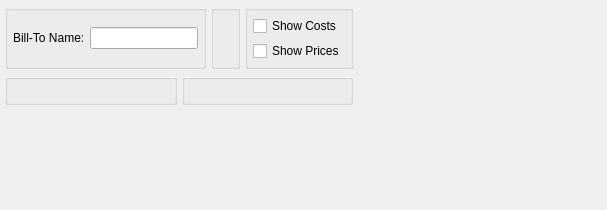
<?xml version="1.0" encoding="UTF-8"?>
<ui version="4.0">
 <comment>This file is part of the xTuple ERP: PostBooks Edition, a free and
open source Enterprise Resource Planning software suite,
Copyright (c) 1999-2010 by OpenMFG LLC, d/b/a xTuple.
It is licensed to you under the Common Public Attribution License
version 1.0, the full text of which (including xTuple-specific Exhibits)
is available at www.xtuple.com/CPAL.  By using this software, you agree
to be bound by its terms.</comment>
 <class>dspSalesHistoryByBilltoName</class>
 <widget class="QWidget" name="dspSalesHistoryByBilltoName">
  <property name="geometry">
   <rect>
    <x>0</x>
    <y>0</y>
    <width>607</width>
    <height>210</height>
   </rect>
  </property>
  <property name="windowTitle">
   <string>Sales History by Bill-To Name</string>
  </property>
  <layout class="QHBoxLayout" name="horizontalLayout_3">
   <item>
    <layout class="QVBoxLayout" name="verticalLayout_3">
     <item>
      <layout class="QHBoxLayout" name="horizontalLayout">
       <item>
        <widget class="QGroupBox" name="_billtoGroup">
         <property name="title">
          <string/>
         </property>
         <layout class="QGridLayout" name="gridLayout_2">
          <item row="0" column="0">
           <widget class="QLabel" name="_billtoNameLit">
            <property name="text">
             <string>Bill-To Name:</string>
            </property>
           </widget>
          </item>
          <item row="0" column="1">
           <widget class="XLineEdit" name="_billtoName"/>
          </item>
         </layout>
        </widget>
       </item>
       <item>
        <widget class="QGroupBox" name="_dateGroup">
         <property name="title">
          <string/>
         </property>
         <layout class="QGridLayout" name="gridLayout">
          <item row="0" column="0">
           <widget class="DateCluster" name="_dates"/>
          </item>
         </layout>
        </widget>
       </item>
       <item>
        <widget class="QGroupBox" name="_optionsGroup">
         <property name="title">
          <string/>
         </property>
         <layout class="QGridLayout" name="gridLayout_3">
          <item row="0" column="0">
           <layout class="QVBoxLayout" name="verticalLayout_2">
            <item>
             <layout class="QVBoxLayout" name="verticalLayout">
              <item>
               <widget class="XCheckBox" name="_showCosts">
                <property name="text">
                 <string>Show Costs</string>
                </property>
               </widget>
              </item>
              <item>
               <widget class="XCheckBox" name="_showPrices">
                <property name="text">
                 <string>Show Prices</string>
                </property>
               </widget>
              </item>
             </layout>
            </item>
            <item>
             <spacer>
              <property name="orientation">
               <enum>Qt::Vertical</enum>
              </property>
              <property name="sizeType">
               <enum>QSizePolicy::Preferred</enum>
              </property>
              <property name="sizeHint" stdset="0">
               <size>
                <width>10</width>
                <height>0</height>
               </size>
              </property>
             </spacer>
            </item>
           </layout>
          </item>
         </layout>
        </widget>
       </item>
      </layout>
     </item>
     <item>
      <layout class="QHBoxLayout" name="horizontalLayout_2">
       <item>
        <widget class="ParameterGroup" name="_productCategory">
         <property name="title">
          <string/>
         </property>
         <property name="fixedSize">
          <bool>false</bool>
         </property>
        </widget>
       </item>
       <item>
        <widget class="WarehouseGroup" name="_warehouse">
         <property name="title">
          <string/>
         </property>
         <property name="fixedSize">
          <bool>false</bool>
         </property>
        </widget>
       </item>
      </layout>
     </item>
     <item>
      <spacer name="verticalSpacer">
       <property name="orientation">
        <enum>Qt::Vertical</enum>
       </property>
       <property name="sizeHint" stdset="0">
        <size>
         <width>20</width>
         <height>0</height>
        </size>
       </property>
      </spacer>
     </item>
    </layout>
   </item>
   <item>
    <spacer>
     <property name="orientation">
      <enum>Qt::Horizontal</enum>
     </property>
     <property name="sizeType">
      <enum>QSizePolicy::Expanding</enum>
     </property>
     <property name="sizeHint" stdset="0">
      <size>
       <width>0</width>
       <height>34</height>
      </size>
     </property>
    </spacer>
   </item>
  </layout>
 </widget>
 <layoutdefault spacing="5" margin="5"/>
 <pixmapfunction>qPixmapFromMimeSource</pixmapfunction>
 <customwidgets>
  <customwidget>
   <class>DateCluster</class>
   <extends>QWidget</extends>
   <header>datecluster.h</header>
  </customwidget>
  <customwidget>
   <class>ParameterGroup</class>
   <extends>QGroupBox</extends>
   <header>parametergroup.h</header>
  </customwidget>
  <customwidget>
   <class>WarehouseGroup</class>
   <extends>QGroupBox</extends>
   <header>warehousegroup.h</header>
  </customwidget>
  <customwidget>
   <class>XCheckBox</class>
   <extends>QCheckBox</extends>
   <header>xcheckbox.h</header>
  </customwidget>
  <customwidget>
   <class>XLineEdit</class>
   <extends>QLineEdit</extends>
   <header>xlineedit.h</header>
  </customwidget>
 </customwidgets>
 <tabstops>
  <tabstop>_billtoName</tabstop>
  <tabstop>_warehouse</tabstop>
  <tabstop>_dates</tabstop>
  <tabstop>_productCategory</tabstop>
  <tabstop>_showCosts</tabstop>
  <tabstop>_showPrices</tabstop>
 </tabstops>
 <resources/>
 <connections/>
</ui>
